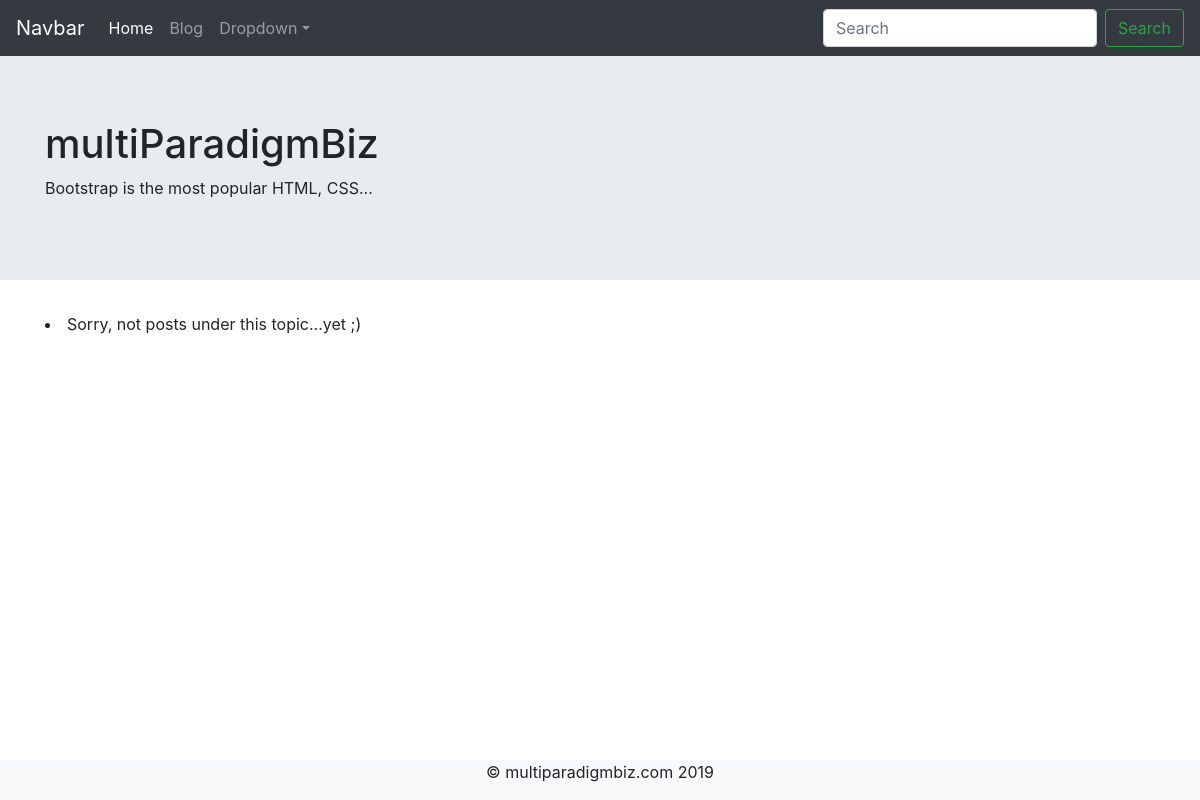
/entries/, run on an earlier commit of the app's database.
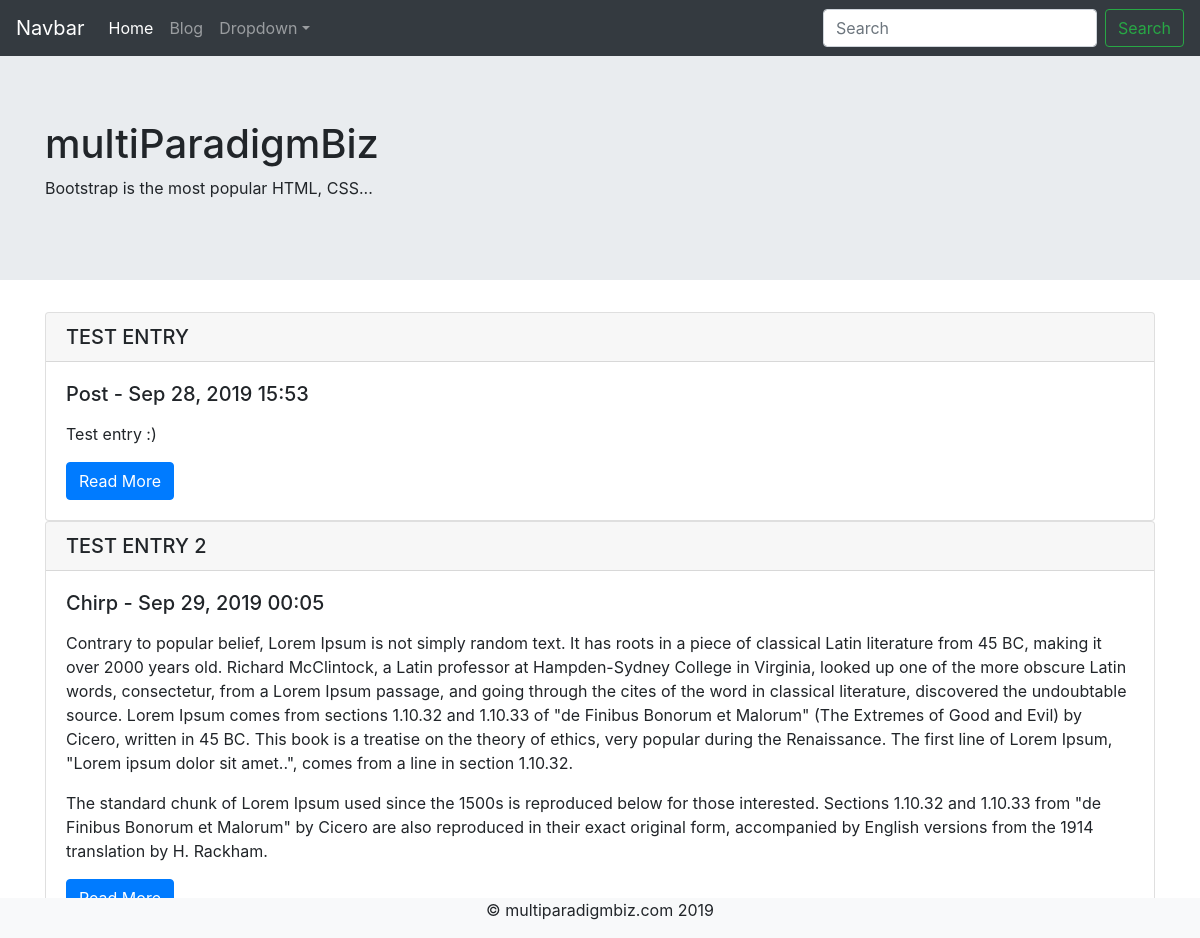
And on a later commit of the database.
### mpb_blog/models.py (models this page shows, shortened)
class Entry(models.Model):
    entry_type = models.ForeignKey(EntryType, default=1, on_delete=models.CASCADE)
    topic = models.ManyToManyField(Topic)
    title = models.CharField(max_length=100, blank=False, default='default')
    text = models.TextField()
    date_added = models.DateTimeField(auto_now_add=True)
    class Meta:
        verbose_name_plural = 'entries'

class EntryType(models.Model):
    name = models.CharField(max_length=15)
    description = models.CharField(max_length=75, default='')
    def __str__(self):
        return f"{self.name}"

### mpb_blog/views.py (the view)
# urls.py: path('entries/', views.entries, name='entries'),
def entries(request):
    entries = Entry.objects.order_by('date_added')
    context = {'entries': entries}
    return render(request, 'entries.html', context)

### templates/entries.html (shortened to what this page needs)
{% extends 'base.html' %}
{% block contents %}
{% for entry in entries %}
<div class="card">
  <h5 class="card-header">{{ entry.title}}</h5>
  <div class="card-body">
    <h5 class="card-title">{{ entry.entry_type }} - {{ entry.date_added|date:'M d, Y H:i' }}</h5>
    <p class="card-text">{{ entry.text|linebreaks }}</p>
    <a href="{% url 'mpb_blog:entry' entry.id %}" class="btn btn-primary">Read More</a>
  </div>
</div>
{% empty %}
    <li>Sorry, not posts under this topic...yet ;)</li>
{% endfor %}
{% endblock contents %}

What changed in the data, as far as the page shows it:
added Entry: title "TEST ENTRY", entry_type "Post", date_added "Sep 28, 2019 15:53", text "Test entry :)"
added Entry: title "TEST ENTRY 2", entry_type "Chirp", date_added "Sep 29, 2019 00:05", text "Contrary to popular belief, Lorem Ipsum is not simply random text. It has roots in a piece of classical Latin literature from 45 BC, making it over 2000 years old. Richard McClintock, a Latin professor at Hampden-Sydney College in Virginia, looked up one of the more obscure Latin words, consectetur, from a Lorem Ipsum passage, and going through the cites of the word in classical literature, discovered the undoubtable source. Lorem Ipsum comes from sections 1.10.32 and 1.10.33 of \"de Finibus Bonorum et Malorum\" (The Extremes of Good and Evil) by Cicero, written in 45 BC. This book is a treatise on the theory of ethics, very popular during the Renaissance. The first line of Lorem Ipsum,…"
Also different on the page:
text no longer shown: "Sorry, not posts under this topic...yet ;)"
